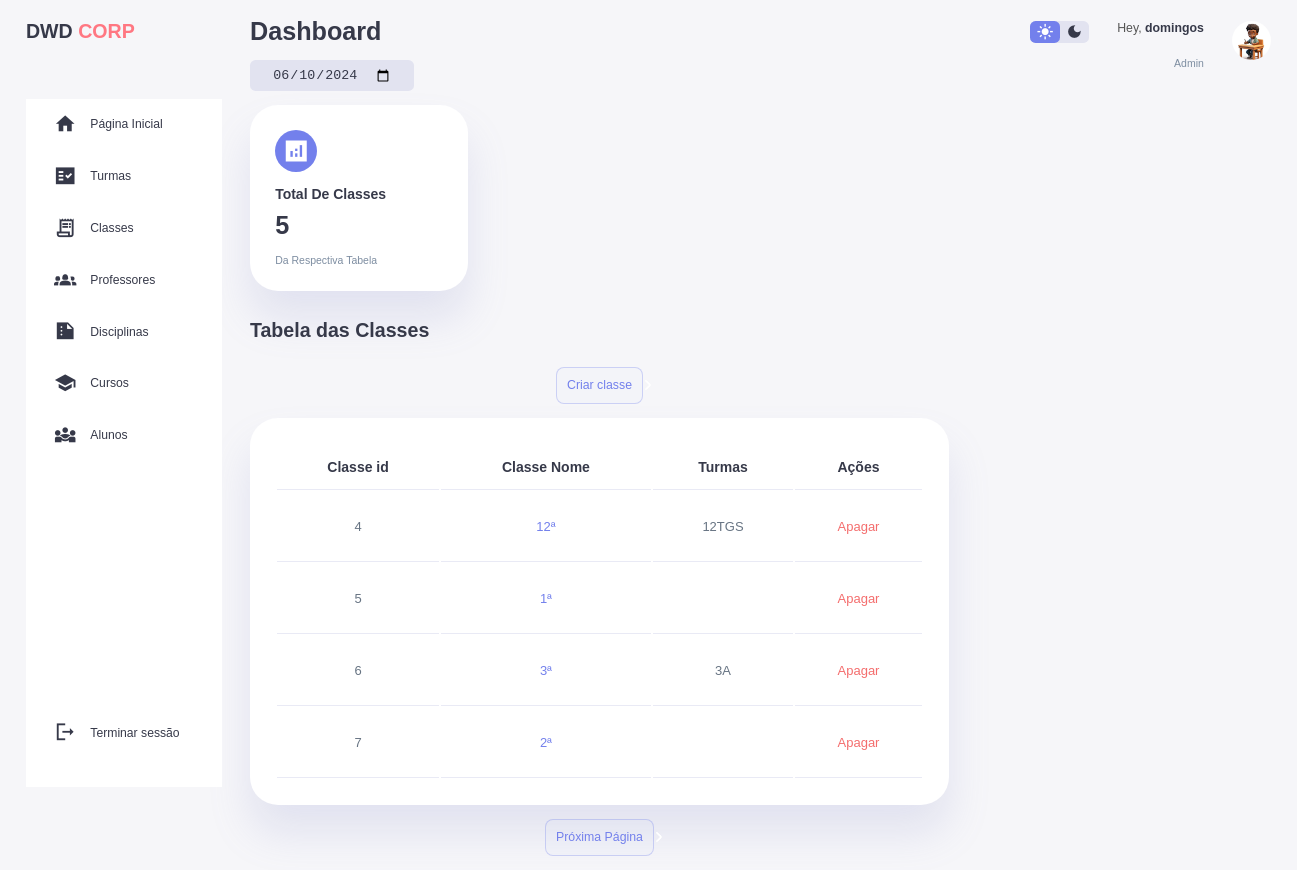
Screenshot of /admin-dashboard-classes/ (signed in) with the database file from the repository.
### home/models.py (models this page shows, shortened)
class  Classe(models.Model):
    nome=models.CharField(max_length=55,choices=CLASSES)
    nivel=models.CharField(max_length=100)
    descricao=models.TextField()
    obs=models.TextField()

class Turma(models.Model):
    nome=models.CharField(max_length=255)
    n_alunos=models.PositiveIntegerField()
    n_max_alunos=models.PositiveIntegerField()
    classe_id=models.ForeignKey(Classe,on_delete=models.CASCADE,null=False)
    sala=models.CharField(max_length=50)
    curso_id=models.ForeignKey(Curso,on_delete=models.CASCADE,null=True,blank=True)

class User(AbstractUser):
    is_admin=models.BooleanField('Is admin',default=False)
    is_professor=models.BooleanField('Is professor',default=False)
    is_aluno=models.BooleanField('Is aluno',default=False)

### home/views.py (the view)
# urls.py: path('admin-dashboard-classes/', AdminClasses,name='admin-dashboard-classes'),
@login_required
def AdminClasses(request):
    classes=Classe.objects.all()
    classes_paginator=Paginator(classes,4)
    page_num=request.GET.get('page')
    page=classes_paginator.get_page(page_num)
    turmas=Turma.objects.all()
    disciplinas=ClasseDisciplina.objects.all()
    cursos=CursoClasse.objects.all()
    context={
        'disciplinas':disciplinas,
        'cursos':cursos,
        'page':page,
        'turmas':turmas,
        'classes':classes,
    }
    return render(request,'home/classe_list.html',context)

### templates/home/classe_list.html (shortened to what this page needs)
{% load static %}
<!DOCTYPE html>
<html lang="en">
<head>
    <link rel="stylesheet" href="{% static 'style.css' %}">
    <link rel="stylesheet" href="{% static 'modal.css' %}">
</head>
<body>
    <div class="container">
        <aside>
            <div class="top">
                <div class="logo">
                    <h2>DWD <span class="danger">CORP</span> </h2>
                </div>
            </div>
            <div class="sidebar">
                <a href="{% url 'admin-dashboard' %}">
                    <span class="material-icons-sharp">home</span>
                    <h3>Página Inicial</h3>
                </a>
                <a href="{% url 'admin-dashboard-turmas' %}" class="active">
                    <span class="material-icons-sharp">fact_check</span>
                    <h3>Turmas</h3>
                </a>
                <a href="{% url 'admin-dashboard-classes' %}">
                    <span class="material-icons-sharp">receipt_long</span>
                    <h3>Classes</h3>
                </a>
                <a href="{% url 'admin-dashboard-professores' %}">
                    <span class="material-icons-sharp">groups_2</span>
                    <h3>Professores</h3>
                </a>
                <a href="{% url 'admin-dashboard-disciplinas' %}">
                    <span class="material-icons-sharp">summarize</span>
                    <h3>Disciplinas</h3>
                </a>
                <a href="{% url 'admin-dashboard-curso' %}">
                    <span class="material-icons-sharp">school</span>
                    <h3>Cursos</h3>
                </a>
                <a href="{% url 'admin-dashboard-alunos' %}">
                    <span class="material-icons-sharp">diversity_3</span>
                    <h3>Alunos</h3>
                </a>
                <a href="{% url 'logout' %}">
                    <span class="material-icons-sharp">logout</span>
                    <h3>Terminar sessão</h3>
                </a>
            </div>
        </aside>
        <main>
            <h1>Dashboard</h1>
            <div class="date">
                <input type="date" id="dataAtual">
            </div>
            <div class="insights">
                <div class="dp">
                    <span class="material-icons-sharp">analytics</span>
                    <div class="middle">
                        <div class="left">
                            <h3> Total De Classes</h3>
                            <h1> {{classes.count}}</h1>
                        </div>
                    </div>
                    <small class="text-muted">Da Respectiva Tabela</small>
                </div>
            </div>
            <div class="recent-order">
                <h2>Tabela das Classes</h2>
                <table>
                    <thead>
                        <div class="links">
                            <a href="{% url 'create-classe'  %}" class="menu__link">Criar classe</a>
                        </div>
                        <tr>
                            <th>Classe id</th>
                            <th>Classe Nome</th>
                            <th>Turmas</th>
                            <th>Ações</th>
                        </tr>
                    </thead>
                    <tbody>
                        {%if page %}
    {%for classe in page.object_list%}
<tr>
        <td> {{classe.id}}</td>
        <td>
            <a href="{% url 'update-classe' pk=classe.pk%}">
                {{classe.nome}}
        </a>
           </td>
        <td>
    {% for turma in turmas %}
    {% if classe.pk == turma.classe_id.id %}
        {{turma.nome}}  <br>
    {% endif %}
    {% endfor %}
</td>
        <td>
        <a href="{% url 'delete-classe' pk=classe.pk%} " style="color: rgba(240, 58, 58, 0.741);">
            Apagar
        </a>
    </td>
    {% endfor %}
</tr>
{%else%}
<h1>não há classes  cadastradas</h1>
{%endif%}
                    </tbody>
                </table>
                <div class="links">
                {% if page.has_next %}
                <a href="{% url 'admin-dashboard-classes'  %}?page={{page.next_page_number}}" class="menu__link">Próxima Página</a>
                {% endif %}
                </div>
            </div>
        </main>
        <div class="right">
            <div class="top">
                <div class="theme-toggler">
                    <span class="material-icons-sharp active">light_mode</span>
                    <span class="material-icons-sharp">dark_mode</span>
                </div>
                <div class="profile">
                    <div class="info">
                        <p>Hey, <b>{{user.username}}</b></p>
                        <small class="text-muted">Admin</small>
                    </div>
                    <div class="profile-photo">
                        <img src="{% static 'vista-de-3d-jovem-estudante-de-escola_23-2151103679.avif' %}">
                    </div>
                </div>
            </div>
        </div>
    </div>
</body>
</html>

### static/modal.css (style rules this page uses)
h2 { margin-bottom: 1rem; }
p { color: #555; margin-bottom: 1.5rem; }

### rows the page displays
Classe: id "4", nome "12ª"
Turma: nome "12TGS"
Classe: id "5", nome "1ª"
Classe: id "6", nome "3ª"
Turma: nome "3A"
Classe: id "7", nome "2ª"
User: username "domingos"

### other values shown
{{ classes.count }} "5"
